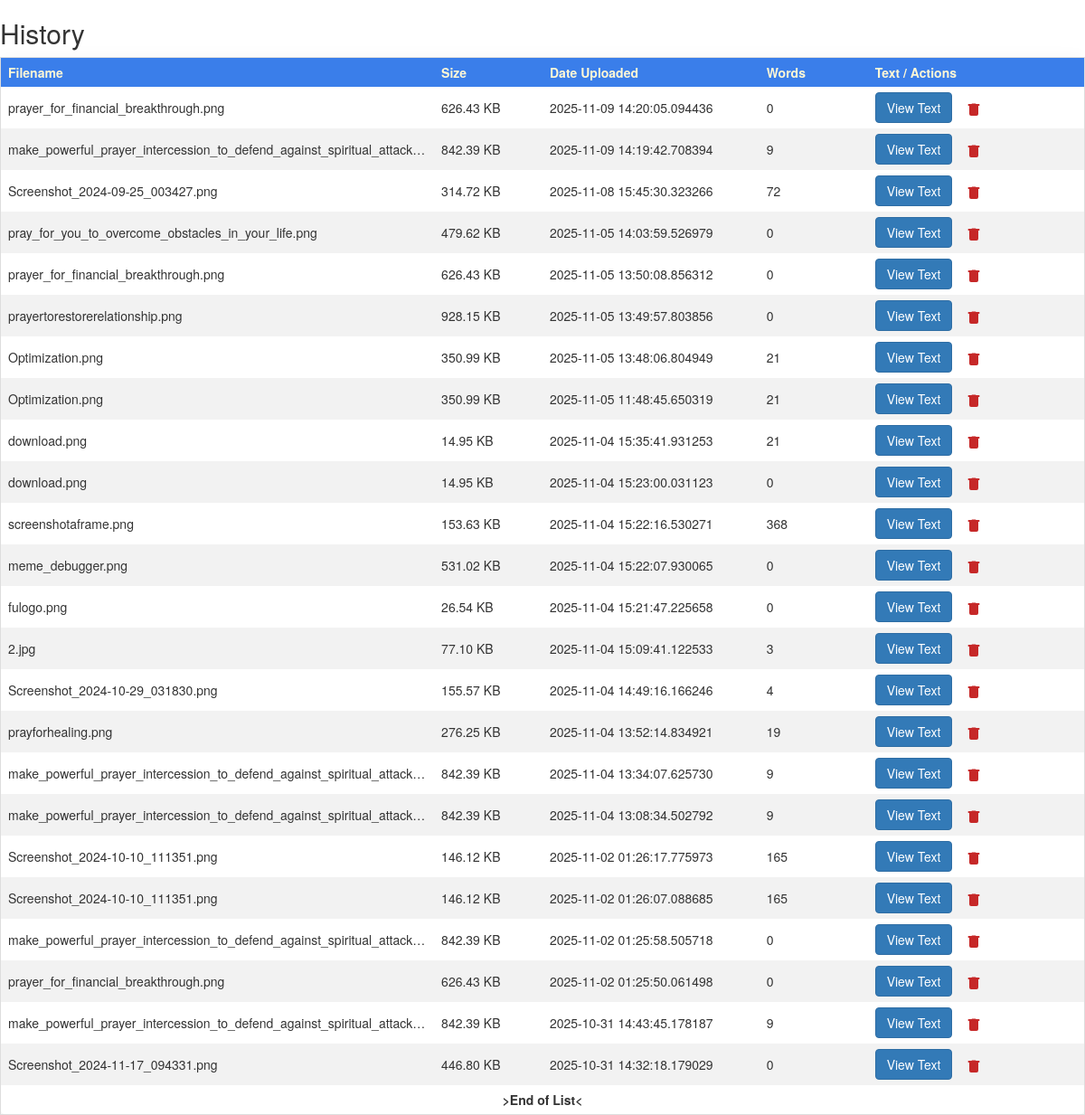
The app's page /history (signed in), older data.
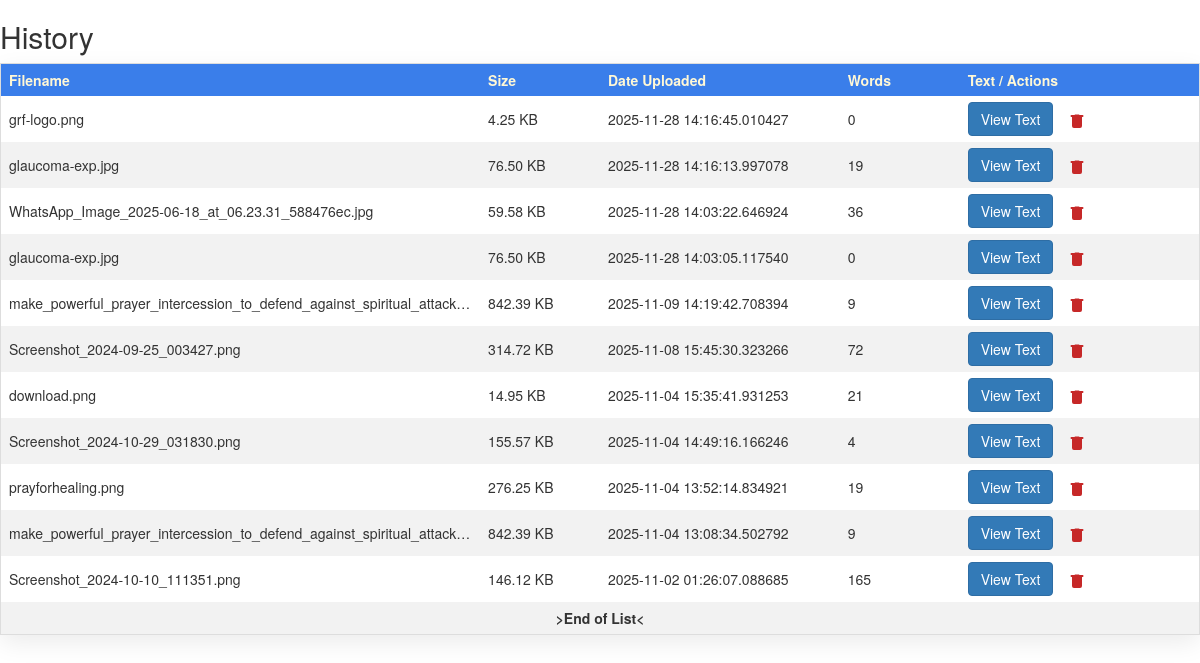
The same page, newer data.
### app.py (models this page shows, shortened)
class ImageExtracted(db.Model):
	id = db.Column(db.Integer, primary_key=True)
	userid = db.Column(db.String(20), nullable=True)
	filename = db.Column(db.String(70))
	text_extracted = db.Column(db.String, nullable=True)
	words = db.Column(db.Integer, default=0)
	date_created = db.Column(db.DateTime, default = datetime.now)#(datetime.timezone.utc))
	filesize = db.Column(db.String, nullable=True)

### app.py (the view)
@app.route('/history')
@login_required
def history():
	current_user_id = session.get('user_id')
	files = ImageExtracted.query.filter_by(userid=current_user_id).order_by(ImageExtracted.date_created.desc()).all()
	if not files:
		flash("Nothing yet", 'info')
	return render_template('history.html', files=files)

### app.py (called while the page is built)
def login_required(f):
	@wraps(f)
	def wrap(*args, **kwargs):
		if 'logged_in' in session:
			return f(*args, **kwargs)
		else:
			flash("You need to login first")
			return redirect(url_for('login'))
	return wrap

### templates/history.html (shortened to what this page needs)
{% extends 'base.html' %}
{% block body %}
<h2>History</h2>
<div class="card-shadow history-wrap">
    <table class="history-table">
        <thead>
            <tr>
                <th class="filename">Filename</th>
                <th class="size">Size</th>
                <th class="date">Date Uploaded</th>
                <th class="words">Words</th>
                <th class="actions">Text / Actions</th>
            </tr>
        </thead>
        <tbody>
        {% for file in files %}
            <tr id="{{ file.id }}">
                <td class="filename">{{ file.filename }}</td>
                <td class="size">{{ file.filesize }}</td>
                <td class="date">{{ file.date_created }}</td>
                <td class="words">{{ file.words }}</td>
                <td class="actions-cell">
                    <button class="btn btn-primary btn-view-text">View Text</button>
                    <button class="btn-delete" data-id="{{ file.id }}" title="Delete" aria-label="Delete">
                    </button>
                </td>
            </tr>
        {% endfor %}
            <tr>
                <td colspan="5" style="text-align: center; height: 30px;"><strong> >End of List< </strong></td>
            </tr>
        </tbody>
    </table>
</div>
{% endblock %}

Row changes from the older to the newer data that the page shows:
removed ImageExtracted: filename "prayer_for_financial_breakthrough.png", filesize "626.43 KB", date_created "2025-11-09 14:20:05.094436", words "0"
removed ImageExtracted: filename "pray_for_you_to_overcome_obstacles_in_your_life.png", filesize "479.62 KB", date_created "2025-11-05 14:03:59.526979", words "0"
removed ImageExtracted: filename "prayer_for_financial_breakthrough.png", filesize "626.43 KB", date_created "2025-11-05 13:50:08.856312", words "0"
removed ImageExtracted: filename "prayertorestorerelationship.png", filesize "928.15 KB", date_created "2025-11-05 13:49:57.803856", words "0"
removed ImageExtracted: filename "Optimization.png", filesize "350.99 KB", date_created "2025-11-05 13:48:06.804949", words "21"
removed ImageExtracted: filename "Optimization.png", filesize "350.99 KB", date_created "2025-11-05 11:48:45.650319", words "21"
removed ImageExtracted: filename "download.png", filesize "14.95 KB", date_created "2025-11-04 15:23:00.031123", words "0"
removed ImageExtracted: filename "screenshotaframe.png", filesize "153.63 KB", date_created "2025-11-04 15:22:16.530271", words "368"
removed ImageExtracted: filename "meme_debugger.png", filesize "531.02 KB", date_created "2025-11-04 15:22:07.930065", words "0"
removed ImageExtracted: filename "fulogo.png", filesize "26.54 KB", date_created "2025-11-04 15:21:47.225658", words "0"
removed ImageExtracted: filename "2.jpg", filesize "77.10 KB", date_created "2025-11-04 15:09:41.122533", words "3"
removed ImageExtracted: filename "make_powerful_prayer_intercession_to_defend_against_spiritual_attack…", filesize "842.39 KB", date_created "2025-11-04 13:34:07.625730", words "9"
removed ImageExtracted: filename "Screenshot_2024-10-10_111351.png", filesize "146.12 KB", date_created "2025-11-02 01:26:17.775973", words "165"
removed ImageExtracted: filename "make_powerful_prayer_intercession_to_defend_against_spiritual_attack…", filesize "842.39 KB", date_created "2025-11-02 01:25:58.505718", words "0"
removed ImageExtracted: filename "prayer_for_financial_breakthrough.png", filesize "626.43 KB", date_created "2025-11-02 01:25:50.061498", words "0"
removed ImageExtracted: filename "make_powerful_prayer_intercession_to_defend_against_spiritual_attack…", filesize "842.39 KB", date_created "2025-10-31 14:43:45.178187", words "9"
removed ImageExtracted: filename "Screenshot_2024-11-17_094331.png", filesize "446.80 KB", date_created "2025-10-31 14:32:18.179029", words "0"
added ImageExtracted: filename "grf-logo.png", filesize "4.25 KB", date_created "2025-11-28 14:16:45.010427", words "0"
added ImageExtracted: filename "glaucoma-exp.jpg", filesize "76.50 KB", date_created "2025-11-28 14:16:13.997078", words "19"
added ImageExtracted: filename "WhatsApp_Image_2025-06-18_at_06.23.31_588476ec.jpg", filesize "59.58 KB", date_created "2025-11-28 14:03:22.646924", words "36"
added ImageExtracted: filename "glaucoma-exp.jpg", filesize "76.50 KB", date_created "2025-11-28 14:03:05.117540", words "0"
